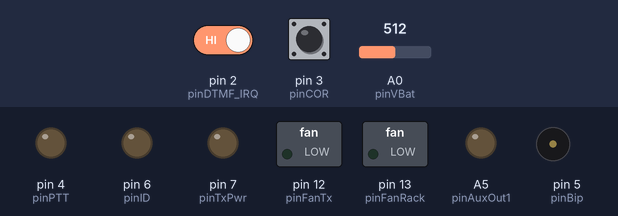
Simulated run of this sketch. Board: Arduino Nano, built with avr-gcc and run on an emulated ATmega328P. Shown: switched loads named in the sketch (green lamp = pin HIGH), output pins drawn as LEDs (lit = HIGH), buzzer (waves = sounding). The test bench sets the inputs (shaded band); at power-on: pin 3 (pinCOR) HIGH, A0 (pinVBat) = 512, pin 2 (pinDTMF_IRQ) HIGH.

Above: at 1.2 s.
1.3 s: pin 3 (pinCOR) pulled LOW for 0.15 s
At 2.6 s:
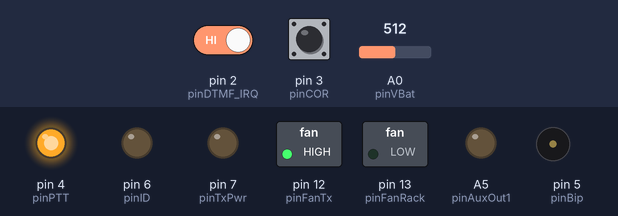
4.2 s: A0 (pinVBat) set to 771
5.7 s: A0 (pinVBat) set to 803
At 6.6 s:
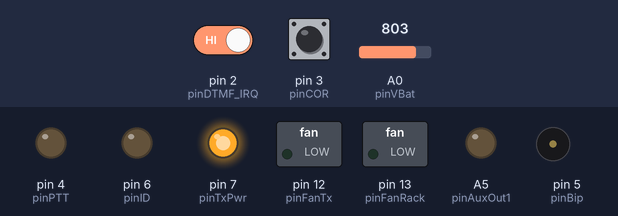
7.2 s: pin 3 (pinCOR) pulled LOW for 1 s
At 7.8 s:
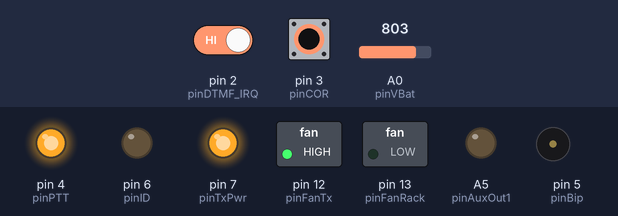
11.0 s: pin 3 (pinCOR) pulled LOW for 3.2 s
At 14.57 s:
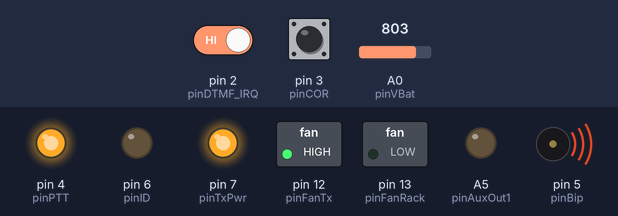
17.0 s: A0 (pinVBat) set to 696
18.5 s: A0 (pinVBat) set to 663
At 18.8 s:
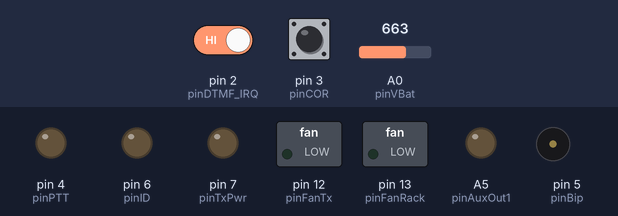
Timing chart, 0 to 21.0 s (numbered marks = the images above; inputs shaded):
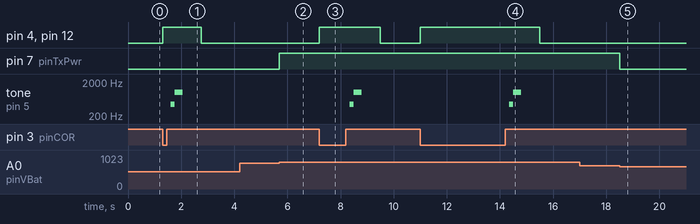

Measured:
- the behaviour switches between 784 and 785 on A0 (pinVBat) (found by bisection; images 1 and 2)
- the behaviour switches between 682 and 681 on A0 (pinVBat) (found by bisection; images 4 and 5)
- after the input at 1.3 s, pin 4 (pinPTT), pin 12 (pinFanTx): LOW → HIGH at once, → LOW 1.5 s later; tone on pin 5 (pinBip): silent → 440 Hz after 0.30 s, → 1000 Hz 0.15 s later, → silent 0.30 s later
- after the input at 4.2 s, every drawn part: stays the same
- after the input at 5.7 s, pin 7 (pinTxPwr): LOW → HIGH at once
- after the input at 7.2 s, pin 4 (pinPTT), pin 12 (pinFanTx): LOW → HIGH at once, → LOW 2.3 s later; tone on pin 5 (pinBip): silent → 440 Hz after 1.2 s, → 1000 Hz 0.15 s later, → silent 0.30 s later
- after the input at 11.0 s, pin 4 (pinPTT), pin 12 (pinFanTx): LOW → HIGH at once, → LOW 4.5 s later; tone on pin 5 (pinBip): silent → 440 Hz after 3.4 s, → 1000 Hz 0.15 s later, → silent 0.30 s later
- after the input at 17.0 s, every drawn part: stays the same
- after the input at 18.5 s, pin 7 (pinTxPwr): HIGH → LOW at once

The sketch:

Control_Repe.ino
```cpp
// (licence header left out)
//Librerías utilizadas


//Declaraciones de etiquetas para los pines utilizados
//Entradas
const int pinCOR = 3;        //Señal de recepción activa (COR).
const int pinDTMF_IRQ = 2;   //Señal que indica que hay datos DTMF para leer. //para placas basadas en atmega328
const int pinDTMFData0 = 8;  // |
const int pinDTMFData1 = 9;  // |Datos DTMF, corresponden al los 4 bits bajos de puerto B del Atmega.
const int pinDTMFData2 = 10; // |
const int pinDTMFData3 = 11; // |
const int pinVBat = A0;      //Señal para sensar voltaje de batería.
const int pinSensTemp = A1;  //Señal para sensar temperatura.
const int pinFinID = A2;     //señal que indica el fin del ID
const int pinAuxIn1 = A3;    //Reservado para futuro
const int pinAuxIn2 = A4;    //Reservado para futuro
// Salidas
const int pinPTT = 4;       //Salida para accionar PTT del TX.
const int pinBip = 5;       //Salida para emitir en roger bip y otros sonidos de retorno (audio).
const int pinID = 6;        //Salida para disparar la reproducción del ID.
const int pinTxPwr = 7;     //Salida para apagar y encender el transmisor.
const int pinFanTx = 12;    //Salida para activar ventilador en el tx.
const int pinFanRack = 13;  //Salida para activar ventilador del gabinete
const int pinAuxOut1 = A5;  //Reservado para futuro
const int pinAuxOut2 = A6;  //Reservado para futuro//No disponible en UNO, si en nano o pro mini

//Declaraciones de etiquetas para las constantes

const int TOT = 60;   //duración del "Time Out Tx" (anti-poncho) en segundos.
const int intervaloID = 15; //duración del intervalo entre reproduccióndes del ID en minutos.
const int colaTx = 1000;     //duración de la cola del transmisor en milisegundos.

//Declaraciones de variables globales
volatile byte comandoDTMF[5] = {0}; //vector para recibir el comando (clave + comando) de control DTMF.
volatile byte digitoDTMF = 0;       //variable para definir el indice del vector anterior.
volatile bool hayDTMF = false;      //flag para saber si hay DTMF.
byte claveDTMF[4] = {1, 2, 3, 4}; //vector con clave de comandos de control DTMF
bool txPwr = true;   // indica si el transmisor esta alimentado - pasarlo a eeprom
bool batBaja = false; //valor verdadero indica que la batería esta pelgrosamente ba

void setup() {

  Serial.begin(9600);

  //Entradas
  pinMode(pinCOR, INPUT_PULLUP);
  pinMode(pinDTMF_IRQ, INPUT_PULLUP);
  pinMode(pinDTMFData0, INPUT_PULLUP);
  pinMode(pinDTMFData1, INPUT_PULLUP);
  pinMode(pinDTMFData2, INPUT_PULLUP);
  pinMode(pinDTMFData3, INPUT_PULLUP);
  pinMode(pinFinID, INPUT_PULLUP);
  // pinMode(pinSensTemp, INPUT);     //Activar solo si se usa sensor de temp digital.
  pinMode(pinAuxIn1, INPUT_PULLUP);   //Desactivar si se necesita usar analógico.
  pinMode(pinAuxIn2, INPUT_PULLUP);  //Desactivar si se necesita usar analógico.

  //Salidas
  pinMode(pinPTT, OUTPUT);
  pinMode(pinBip, OUTPUT);
  pinMode(pinID, OUTPUT);
  pinMode(pinTxPwr, OUTPUT);
  pinMode(pinFanTx, OUTPUT);
  pinMode(pinFanRack, OUTPUT);
  pinMode(pinAuxOut1, OUTPUT);
  pinMode(pinAuxOut2, OUTPUT);

  attachInterrupt(digitalPinToInterrupt(pinDTMF_IRQ), isrLeerDTMF, FALLING); //activamos interrupcion para leer DTMF - usar activo bajo

  if (txPwr){  //colocamos el transmisor como se encontraba anteriormente
    digitalWrite(pinTxPwr, HIGH);
  }
  else{
    digitalWrite(pinTxPwr, LOW);
  }

}

void loop() {
  bool COR = false;             //indica que hay recepción presente.
  static bool tx = false;       //indica si la transmisión está activa.
  static bool timeOutTx = false;  //Indica si se alcanzó el timeout de transmisión.
  static bool txID = false;      //indica que se está transmitiendo el ID.

  COR = !digitalRead(pinCOR);   //Leemos el COR(si hay rx presente) (lo invertimos porque por hardware es activo bajo)

  if (COR && !timeOutTx) {        //Ejecuta si el COR está activo y no se cumpió el timeout
    if (!tx) {                    //solo si no esta activa la transmisión la acticva
      PTTon();
      tx = true;
    }
  }
  else if (timeOutTx) {           //Ejecuta si se ha cumplido el timeout
    timeOut();
    tx = false;
  }
  else if (txID){               //está en proceso la transmisión del ID ****REVISAR ESTO**** NO SE CUMPLIRIA ESTA CONDICION SI HAY COR ****
    tx = false;                 //ponemos en falso el flag TX en caso que hubiera deteccion de COR durante el ID
  }
  else {                        //Ejecuta si no hay COR ni se cumplió el timeout
    if (tx) {
      cola();
      tx = false;
    }
  }

  timeOutTx = checkTOT(tx);   //chequea (en la funcion) si se cumplió el TOT y lo pone en la variable.
  txID = transmitirID(tx);    //si se cumpló el tiempo (chequea en la función) transmite el ID.
  checkDTMF();                //Chequeamos si ha llegado un comando DTMF válido.
  checkBat();                 //Chequeamos el nivel de carga de batería.
  checkTemp();                //Chequeamos temperatura.
}
```

Control_Repe_Func.ino
```cpp
// (licence header left out)
void PTTon() {  //funcion que activa el PTT del tx.
  digitalWrite(pinPTT, HIGH);
  digitalWrite(pinFanTx, HIGH);
  return;
}

void PTToff() { //funcion que apaga el PTT del tx.
  digitalWrite(pinPTT, LOW);
  digitalWrite(pinFanTx, LOW);
  return;
}

void cola() {   //función que emite el bip y le da la duración a la cola, luego libera el PTT.
  delay(150);
  tone(pinBip, 440, 200);
  delay(151);
  tone(pinBip, 1000, 300);
  delay(colaTx);
  PTToff();
  return;
}

void timeOut() {  //función que emite un sonido indicado que se alcanzó en TOT y apaga el PTT, deja un retardo.
  tone(pinBip, 1000, 250);
  delay(251);
  tone(pinBip, 440, 250);
  delay(251);
  tone(pinBip, 220, 500);
  delay(500);
  PTToff();
  delay(15000);
  return;
}

//función que chequea si se a cumplido el TOT y en ese caso devuelve verdadero.
//Recibe como parametro si está activa la transmisión.
bool checkTOT(bool tx) {
  static unsigned long millisPrevio = 0;
  unsigned long millisActual = millis();

  if (tx) { //realizamos el chequeo del TOT sólo si hay transmisión activa.
    if (millisActual - millisPrevio >= TOT * 1000UL) {
      millisPrevio = millisActual;    //actualiza el contador ya que se cumplio el TOT
      return true;
    }
    else {
      return false;
    }
  }
  millisPrevio = millisActual; //como no hay transmisión actualiza el contador
  return false;
}

//Funcion que transmite el ID si se cumplen las condiiones establecidas
bool transmitirID(bool tx) {
  static unsigned long millisPrevio = 0;
  unsigned long millisActual = millis();
  static bool txID = false; //flag para cuando se reproduce el ID

  if (tx) { //tx verdadero indica que hubo detección del COR, se retorna manteniendo el txID en el estado actual.
    return txID;
  }
  if (txID) { // chequeamos si se está reproduciendo el ID
    if (!digitalRead(pinFinID)) { //chequeamos si llegó al fin el ID --Activo por bajo--
      digitalWrite(pinID, LOW); //desactiva reprucción del mensaje
      cola(); //reproduce la cola y deja de transmitir
      txID = false;
    }
  }
  if (millisActual - millisPrevio >= intervaloID * 60 * 1000UL) { //se ejecuta si se cumplió el intervalo.
    PTTon();  //Activa el PTT
    digitalWrite(pinID, HIGH); //Activa reprucción del mensaje
    millisPrevio = millisActual; //actualiza el contador
    txID = true;
    return true;  //retorna true porque se transmite el ID
  }
  return false;   //retorna false si hacer nada
}

void isrLeerDTMF(){   //rutina de interupción al detectar señal DTMF
  hayDTMF = true;     //flah llego al menos 1 DTMF.
  if (digitoDTMF >= 5){  //se supero el tamaño del comando DTMF (5 digitos), comienza a sobreescribir
    digitoDTMF = 0;
  }
  comandoDTMF[digitoDTMF] = PINB & 0x0F;    //leemos los 4 bits bajos de puerto B - se debe tener en cuenta si se cambia de placa o asignación de pines.
  digitoDTMF++;

}

//Función que chequea si han llegado datos DTMF y realiza las acciones pertinentes
void checkDTMF(){
  static unsigned long millisPrevio = 0;
  unsigned long millisActual = millis();
  if (hayDTMF){
    millisPrevio = millisActual;  //actualizamos contador cuando hay dato DTMF
    hayDTMF = false;              //bajamos flag de datos DTMF
  }
  if (digitoDTMF == 5){ //El comando DTMF está completo, realizamos las tareas correpondientes
    // hacer lo que sea que hay que hacer con el comando DTMF
    // el if se cumple solo si la clave es correcta
    if (comandoDTMF[0]==claveDTMF[0]&&comandoDTMF[1]==claveDTMF[1]&&comandoDTMF[2]==claveDTMF[2]&&comandoDTMF[3]==claveDTMF[3]){
      switch(comandoDTMF[4]) {  //chequemos el ultimo dígito, correspondiente al comando, y realizamos lo que sea
        case 1:
          //comando 1 - encendido del transmisor
          if (!txPwr){  //si el transmisor está apagado, lo encendemos.
            digitalWrite(pinTxPwr, HIGH);
            txPwr = true;
          }
          break;
        case 2:
          //Comando 1 - apagado del transmisor
          if (txPwr){  //si el transmisor está encendido lo apagamos.
            digitalWrite(pinTxPwr, LOW);
            txPwr = false;
          }
          break;
        case 3:
          //comando 3
          break;
        default:
          //comando no reconocido
          break;
      }
    }
    digitoDTMF = 0;     //reseteamos para empezar un nuevo comando

  }
  if (millisActual - millisPrevio >= 2000){  //si se cumplió el tiempo reseateamos contador de digitos, para que no tome secuencias DTMF muy lentas
    digitoDTMF = 0;

  }
}

//Función que chequea el estado de carga de la batería
void checkBat(){
  int vBat = 0;
  vBat = map(analogRead(pinVBat), 0, 1023, 0, 150); // medimos la tensión y mapeamos entre 0 (0v) y 150 (15v)
  if (vBat < 100){ //baetia < 10 volts
    //batería muy baja, apagar transmisor
    digitalWrite(pinTxPwr, LOW);
    batBaja = true;
  }
  else if(vBat >= 100 && vBat < 115){ // batería entre 10 y 11,5 volts
    //Batería baja, dar aviso
  }
  else if(vBat > 140){ // batería mas de 14 volts
    //Batería sobrecargada...
  }
  else{  //batería normal
    if(batBaja){  //si había bat. baja, ya no hay y se bebe reactivar.
      batBaja = false;
      if(txPwr){  //si el transmisor no está desactivado, lo volvemos a encender
        digitalWrite(pinTxPwr, HIGH);
      }
    }

  }
}

//Función que chequea la temperatura.
void checkTemp(){
  float temperatura = 0;
  static bool fanOn = false;
  // temperatura = leer temperatura;    //implementar lectura segun sensor instalado
  if (temperatura > 40 && fanOn == false && batBaja == false){
    digitalWrite(pinFanRack, HIGH);
    fanOn = true;
  }
  if (temperatura < 35 && fanOn == true){
    digitalWrite(pinFanRack, LOW);
    fanOn = false;
  }
  if (batBaja == true && fanOn == true){
    digitalWrite(pinFanRack, LOW);
    fanOn = false;
  }
}
```
